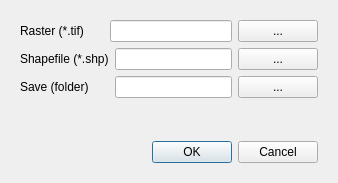
<?xml version="1.0" encoding="UTF-8"?>
<ui version="4.0">
 <class>DiseasePredictDialog</class>
 <widget class="QDialog" name="DiseasePredictDialog">
  <property name="geometry">
   <rect>
    <x>0</x>
    <y>0</y>
    <width>338</width>
    <height>183</height>
   </rect>
  </property>
  <property name="maximumSize">
   <size>
    <width>338</width>
    <height>183</height>
   </size>
  </property>
  <property name="windowTitle">
   <string>Dialog</string>
  </property>
  <layout class="QVBoxLayout" name="verticalLayout_2">
   <item>
    <widget class="QFrame" name="frame_4">
     <property name="frameShape">
      <enum>QFrame::NoFrame</enum>
     </property>
     <property name="frameShadow">
      <enum>QFrame::Raised</enum>
     </property>
     <layout class="QVBoxLayout" name="verticalLayout">
      <item>
       <widget class="QFrame" name="frame">
        <property name="frameShape">
         <enum>QFrame::NoFrame</enum>
        </property>
        <property name="frameShadow">
         <enum>QFrame::Raised</enum>
        </property>
        <layout class="QHBoxLayout" name="horizontalLayout_2">
         <property name="leftMargin">
          <number>0</number>
         </property>
         <property name="topMargin">
          <number>0</number>
         </property>
         <property name="rightMargin">
          <number>0</number>
         </property>
         <property name="bottomMargin">
          <number>0</number>
         </property>
         <item>
          <widget class="QLabel" name="label_img">
           <property name="text">
            <string>Raster (*.tif)      </string>
           </property>
          </widget>
         </item>
         <item>
          <layout class="QHBoxLayout" name="horizontalLayout">
           <item>
            <widget class="QLineEdit" name="lineEdit_tif">
             <property name="readOnly">
              <bool>true</bool>
             </property>
            </widget>
           </item>
           <item>
            <widget class="QPushButton" name="btn_browse_tif">
             <property name="text">
              <string>...</string>
             </property>
            </widget>
           </item>
          </layout>
         </item>
        </layout>
       </widget>
      </item>
      <item>
       <widget class="QFrame" name="frame_2">
        <property name="frameShape">
         <enum>QFrame::NoFrame</enum>
        </property>
        <property name="frameShadow">
         <enum>QFrame::Raised</enum>
        </property>
        <layout class="QHBoxLayout" name="horizontalLayout_3">
         <property name="leftMargin">
          <number>0</number>
         </property>
         <property name="topMargin">
          <number>0</number>
         </property>
         <property name="rightMargin">
          <number>0</number>
         </property>
         <property name="bottomMargin">
          <number>0</number>
         </property>
         <item>
          <widget class="QLabel" name="label_img_2">
           <property name="text">
            <string>Shapefile (*.shp)</string>
           </property>
          </widget>
         </item>
         <item>
          <layout class="QHBoxLayout" name="horizontalLayout_4">
           <item>
            <widget class="QLineEdit" name="lineEdit_shp">
             <property name="readOnly">
              <bool>true</bool>
             </property>
            </widget>
           </item>
           <item>
            <widget class="QPushButton" name="btn_browse_shp">
             <property name="text">
              <string>...</string>
             </property>
            </widget>
           </item>
          </layout>
         </item>
        </layout>
       </widget>
      </item>
      <item>
       <widget class="QFrame" name="frame_3">
        <property name="frameShape">
         <enum>QFrame::NoFrame</enum>
        </property>
        <property name="frameShadow">
         <enum>QFrame::Raised</enum>
        </property>
        <layout class="QHBoxLayout" name="horizontalLayout_5">
         <property name="leftMargin">
          <number>0</number>
         </property>
         <property name="topMargin">
          <number>0</number>
         </property>
         <property name="rightMargin">
          <number>0</number>
         </property>
         <property name="bottomMargin">
          <number>0</number>
         </property>
         <item>
          <widget class="QLabel" name="label_img_3">
           <property name="text">
            <string>Save (folder)      </string>
           </property>
          </widget>
         </item>
         <item>
          <layout class="QHBoxLayout" name="horizontalLayout_6">
           <item>
            <widget class="QLineEdit" name="lineEdit_out">
             <property name="readOnly">
              <bool>true</bool>
             </property>
            </widget>
           </item>
           <item>
            <widget class="QPushButton" name="btn_browse_out">
             <property name="text">
              <string>...</string>
             </property>
            </widget>
           </item>
          </layout>
         </item>
        </layout>
       </widget>
      </item>
      <item>
       <spacer name="verticalSpacer">
        <property name="orientation">
         <enum>Qt::Vertical</enum>
        </property>
        <property name="sizeType">
         <enum>QSizePolicy::Expanding</enum>
        </property>
        <property name="sizeHint" stdset="0">
         <size>
          <width>20</width>
          <height>30</height>
         </size>
        </property>
       </spacer>
      </item>
      <item>
       <widget class="QDialogButtonBox" name="buttonBox">
        <property name="orientation">
         <enum>Qt::Horizontal</enum>
        </property>
        <property name="standardButtons">
         <set>QDialogButtonBox::Cancel|QDialogButtonBox::Ok</set>
        </property>
       </widget>
      </item>
     </layout>
    </widget>
   </item>
  </layout>
 </widget>
 <resources/>
 <connections>
  <connection>
   <sender>buttonBox</sender>
   <signal>accepted()</signal>
   <receiver>DiseasePredictDialog</receiver>
   <slot>accept()</slot>
   <hints>
    <hint type="sourcelabel">
     <x>248</x>
     <y>254</y>
    </hint>
    <hint type="destinationlabel">
     <x>157</x>
     <y>274</y>
    </hint>
   </hints>
  </connection>
  <connection>
   <sender>buttonBox</sender>
   <signal>rejected()</signal>
   <receiver>DiseasePredictDialog</receiver>
   <slot>reject()</slot>
   <hints>
    <hint type="sourcelabel">
     <x>316</x>
     <y>260</y>
    </hint>
    <hint type="destinationlabel">
     <x>286</x>
     <y>274</y>
    </hint>
   </hints>
  </connection>
 </connections>
</ui>
